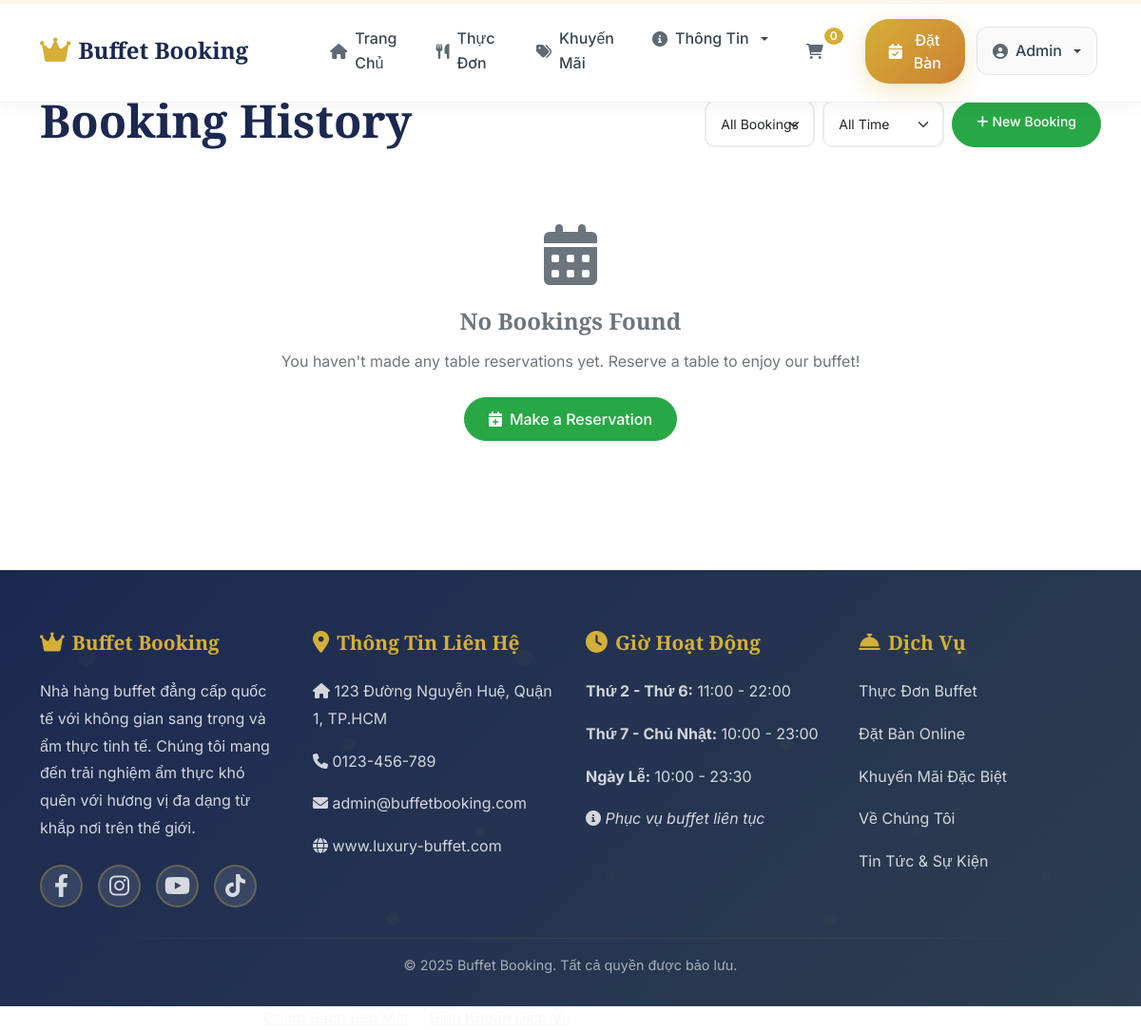
The app's page /index.php?page=booking&action=myBookings (signed in), older data.
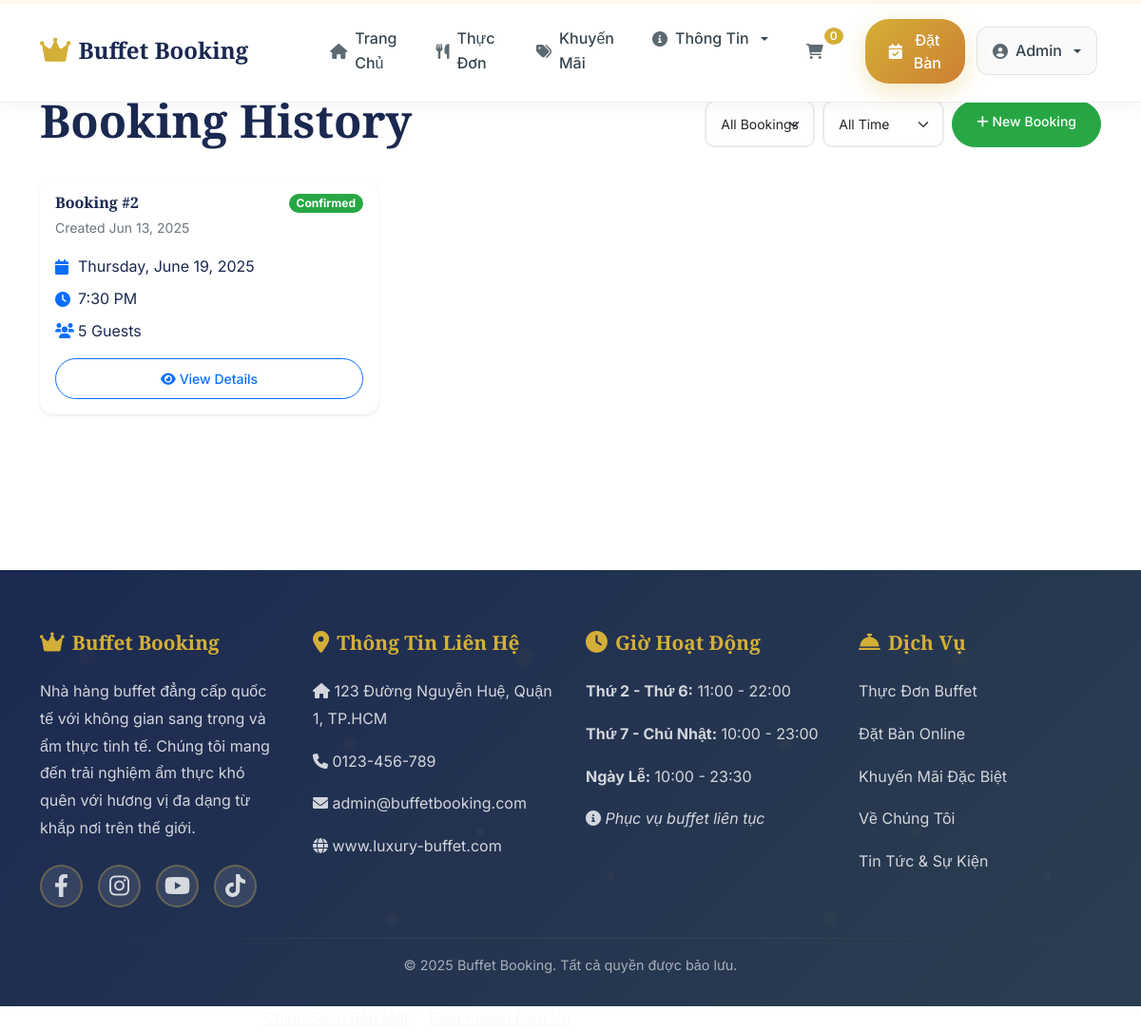
The same page, newer data.
### tables this page shows
CREATE TABLE IF NOT EXISTS `reservations` (
  `id` int NOT NULL AUTO_INCREMENT,
  `user_id` int DEFAULT NULL,
  `customer_name` varchar(255) NOT NULL,
  `phone_number` varchar(20) NOT NULL,
  `table_id` int DEFAULT NULL,
  `reservation_time` datetime NOT NULL,
  `number_of_guests` int NOT NULL,
  `status` enum('pending','confirmed','cancelled','completed') NOT NULL DEFAULT 'pending',
  `notes` text,
  `created_at` timestamp NOT NULL DEFAULT CURRENT_TIMESTAMP,
  `updated_at` timestamp NULL DEFAULT NULL ON UPDATE CURRENT_TIMESTAMP,
  PRIMARY KEY (`id`),
  KEY `user_id` (`user_id`),
  KEY `table_id` (`table_id`)
);

### controllers/BaseController.php (called while the page is built, shortened)
<?php
class BaseController {
    protected function loadView($view, $data = []) {
        include 'views/layouts/header.php';
        include "views/$view.php";
        include 'views/layouts/footer.php';
    }    protected function loadAdminView($view, $data = []) {
        if (!empty($data)) {
            extract($data);
        }
        include 'views/admin/layouts/header.php';
        include 'views/admin/layouts/sidebar.php';
        echo '<main class="col-md-9 ms-sm-auto col-lg-10 px-md-4">';
        include "views/admin/$view.php";
        echo '</main>';
        include 'views/admin/layouts/footer.php';
    }
}
?>

### controllers/BookingController.php (called while the page is built, shortened)
<?php
require_once 'BaseController.php';
require_once __DIR__ . '/../models/Booking.php';
class BookingController extends BaseController
{
    private $bookingModel;
    public function __construct()
    {
        $this->bookingModel = new Booking();
    }
    public function myBookings()
    {
        $userId = $_SESSION['user_id'];
        $perPage = 10;
        $currentPage = isset($_GET['p']) ? max(1, intval($_GET['p'])) : 1;
        $totalBookings = $this->bookingModel->countUserBookings($userId);
        $totalPages = ceil($totalBookings / $perPage);
        $offset = ($currentPage - 1) * $perPage;
        $bookings = $this->bookingModel->getUserBookings($userId, $perPage, $offset);
        $data = [
            'title' => 'Lịch Sử Đặt Bàn - ' . SITE_NAME,
            'bookings' => $bookings,
            'total_pages' => (int)$totalPages,
            'current_page' => (int)$currentPage,
            'filter_params' => '',
        ];
        $this->loadView('customer/booking/my_bookings', $data);
    }
}

### config/config.php (called while the page is built, shortened)
<?php
require_once __DIR__ . '/../database/install.php';
function isLoggedIn() {
    return isset($_SESSION['user_id']);
}
?>

### models/BaseModel.php (called while the page is built, shortened)
<?php
class BaseModel {
    protected $table;    public function __construct() {
        $database = Database::getInstance();
        $this->db = $database->getConnection();
    }
}
?>

### database/install.php (called while the page is built, shortened)
<?php
class Database {
    private static $instance = null;
    private $connection;
    public static function getInstance() {
        if (self::$instance === null) {
            self::$instance = new self();
        }
        return self::$instance;
    }
    private function connect() {
        try {
            $dsn = "mysql:host=" . DB_HOST . ";dbname=" . DB_NAME . ";charset=" . DB_CHARSET;
            $options = [
                PDO::ATTR_ERRMODE => PDO::ERRMODE_EXCEPTION,
                PDO::ATTR_DEFAULT_FETCH_MODE => PDO::FETCH_ASSOC,
                PDO::ATTR_EMULATE_PREPARES => false
            ];
            $this->connection = new PDO($dsn, DB_USER, DB_PASS, $options);
        } catch (PDOException $e) {
            die("Database connection failed: " . $e->getMessage());
        }
    }
    public function getConnection() {
        return $this->connection;
    }
}
?>

### models/Booking.php (called while the page is built, shortened)
<?php
require_once 'BaseModel.php';
class Booking extends BaseModel {
    protected $table = 'reservations';    public function createBooking($bookingData) {
        $sql = "INSERT INTO reservations
        (customer_name, customer_email, customer_phone, booking_date, booking_time, guest_count, special_requests, status, created_at, updated_at)
        VALUES
        (:customer_name, :customer_email, :customer_phone, :booking_date, :booking_time, :guest_count, :special_requests, :status, NOW(), NOW())";
    $stmt = $this->db->prepare($sql);
    $stmt->bindValue(':customer_name', $bookingData['customer_name']);
    $stmt->bindValue(':customer_email', $bookingData['customer_email']);
    $stmt->bindValue(':customer_phone', $bookingData['customer_phone']);
    $stmt->bindValue(':booking_date', $bookingData['booking_date']);
    $stmt->bindValue(':booking_time', $bookingData['booking_time']);
    $stmt->bindValue(':guest_count', $bookingData['party_size']);
    $stmt->bindValue(':special_requests', $bookingData['special_requests'] ?? '');
    $stmt->bindValue(':status', 'pending');
    return $stmt->execute();
}
    public function getBookingsByUser($userId, $limit = null, $offset = 0) {
        $sql = "SELECT r.*, t.table_number, t.capacity
                FROM {$this->table} r
                LEFT JOIN tables t ON r.table_id = t.id
                WHERE r.user_id = :user_id
                ORDER BY r.reservation_time DESC";
        if ($limit !== null) {
            $sql .= " LIMIT :limit OFFSET :offset";
        }
        $stmt = $this->db->prepare($sql);
        $stmt->bindValue(':user_id', $userId, PDO::PARAM_INT);
        if ($limit !== null) {
            $stmt->bindValue(':limit', (int)$limit, PDO::PARAM_INT);
            $stmt->bindValue(':offset', (int)$offset, PDO::PARAM_INT);
        }
        $stmt->execute();
        return $stmt->fetchAll();
    }
    public function getUserBookings($userId, $limit = null, $offset = 0) {
        return $this->getBookingsByUser($userId, $limit, $offset);
    }
}
?>

### views/customer/booking/my_bookings.php (the view, shortened to what the changed rows need)
<div class="container my-5">
    <div class="row">
        <div class="col-12">
            <div class="d-flex justify-content-between align-items-center mb-4">
                <h2>Booking History</h2>
            </div>
            <?php if (empty($bookings)): ?>
            <div class="text-center py-5">
                <div class="mb-4">
                    <i class="fas fa-calendar-alt fa-4x text-muted"></i>
                </div>
                <h4 class="text-muted mb-3">No Bookings Found</h4>
                <p class="text-muted mb-4">You haven't made any table reservations yet. Reserve a table to enjoy our buffet!</p>
                <a href="<?= SITE_NAME ?>/booking" class="btn btn-primary">
                    <i class="fas fa-calendar-plus me-2"></i>Make a Reservation
                </a>
            </div>
            <?php else: ?>
            <div class="row" id="bookingsContainer">
                <?php foreach ($bookings as $booking): ?>
                <div class="col-lg-6 col-xl-4 mb-4 booking-card"
                     data-status="<?= $booking['status'] ?>"
                     data-date="<?= $booking['booking_date'] ?>"
                     data-time="<?= $booking['booking_time'] ?>">
                    <div class="card border-0 shadow-sm h-100">
                        <div class="card-body">
                            <div class="d-flex justify-content-between align-items-start mb-3">
                                <div>
                                    <h6 class="card-title mb-1">Booking #<?= $booking['id'] ?></h6>
                                    <small class="text-muted">
                                        Created <?= date('M j, Y', strtotime($booking['created_at'])) ?>
                                    </small>
                                </div>
                                <span class="badge badge-status badge-<?= strtolower($booking['status']) ?>">
                                    <?= ucfirst(str_replace('_', ' ', $booking['status'])) ?>
                                </span>
                            </div>
                            <div class="booking-details mb-3">
                                <div class="d-flex align-items-center mb-2">
                                    <i class="fas fa-calendar me-2 text-primary"></i>
                                    <span><?= date('l, F j, Y', strtotime($booking['booking_date'])) ?></span>
                                </div>
                                <div class="d-flex align-items-center mb-2">
                                    <i class="fas fa-clock me-2 text-primary"></i>
                                    <span><?= date('g:i A', strtotime($booking['booking_time'])) ?></span>
                                </div>
                                <div class="d-flex align-items-center mb-2">
                                    <i class="fas fa-users me-2 text-primary"></i>
                                    <span><?= $booking['guest_count'] ?> Guest<?= $booking['guest_count'] > 1 ? 's' : '' ?></span>
                                </div>
                            </div>
                            <div class="d-flex gap-2 mt-auto">
                                <a href="index.php?page=booking&action=detail&id=<?= $booking['id'] ?>"
                                   class="btn btn-outline-primary btn-sm flex-fill">
                                    <i class="fas fa-eye me-1"></i>View Details
                                </a>
                            </div>
                        </div>
                    </div>
                </div>
                <?php endforeach; ?>
            </div>
            <?php endif; ?>
        </div>
    </div>
</div>

### views/layouts/header.php (shortened to what the changed rows need)
<!DOCTYPE html>
<html lang="vi">
<head>
    <link href="https://cdn.jsdelivr.net/npm/bootstrap@5.1.3/dist/css/bootstrap.min.css" rel="stylesheet">
    <link rel="stylesheet" href="https://cdnjs.cloudflare.com/ajax/libs/font-awesome/6.0.0/css/all.min.css">
    <link href="<?php echo SITE_URL; ?>/assets/css/luxury-style.css" rel="stylesheet">
    <link href="<?php echo SITE_URL; ?>/assets/css/promotion-styles.css" rel="stylesheet">
    <link href="<?php echo SITE_URL; ?>/assets/css/style.css" rel="stylesheet">
    <link rel="stylesheet" href="https://unpkg.com/leaflet/dist/leaflet.css" />
</head>
<body>
    <nav class="navbar navbar-expand-lg fixed-top" id="mainNavbar">
        <div class="container">
            <div class="collapse navbar-collapse" id="navbarNav">
                <ul class="navbar-nav navbar-actions">
                    <?php if (isLoggedIn()): ?>
                        <li class="nav-item dropdown">
                            <a class="nav-link dropdown-toggle user-menu" href="#" id="navbarUser" role="button" data-bs-toggle="dropdown" aria-expanded="false">
                                <i class="fas fa-user-circle"></i>
                                <span class="nav-text">
                                    <?php
                                    $user = $_SESSION['user'] ?? [];
                                    if (!empty($user['last_name'])) {
                                        echo $user['last_name'];
                                    } elseif (!empty($user['first_name'])) {
                                        echo $user['first_name'];
                                    } elseif (!empty($user['full_name'])) {
                                        echo $user['full_name'];
                                    } else {
                                        echo 'Tài Khoản';
                                    }
                                    ?>
                                </span>
                            </a>
                        </li>
                    <?php endif; ?>
                </ul>
            </div>
        </div>
    </nav>
    <main class="main-content" style="padding-top: 50px;">

Row changes from the older to the newer data that the page shows:
added reservations: customer_name "Admin", id "2", created_at "Jun 13, 2025", status "Confirmed", booking_date "Thursday, June 19, 2025", booking_time "7:30 PM", number_of_guests "5"
Text that changed along with them:
$user['last_name']: "Admin" → (not shown)
text no longer shown: "No Bookings Found You haven't made any table reservations yet. Reserve a table to enjoy our buffet! Make a Reservation"
